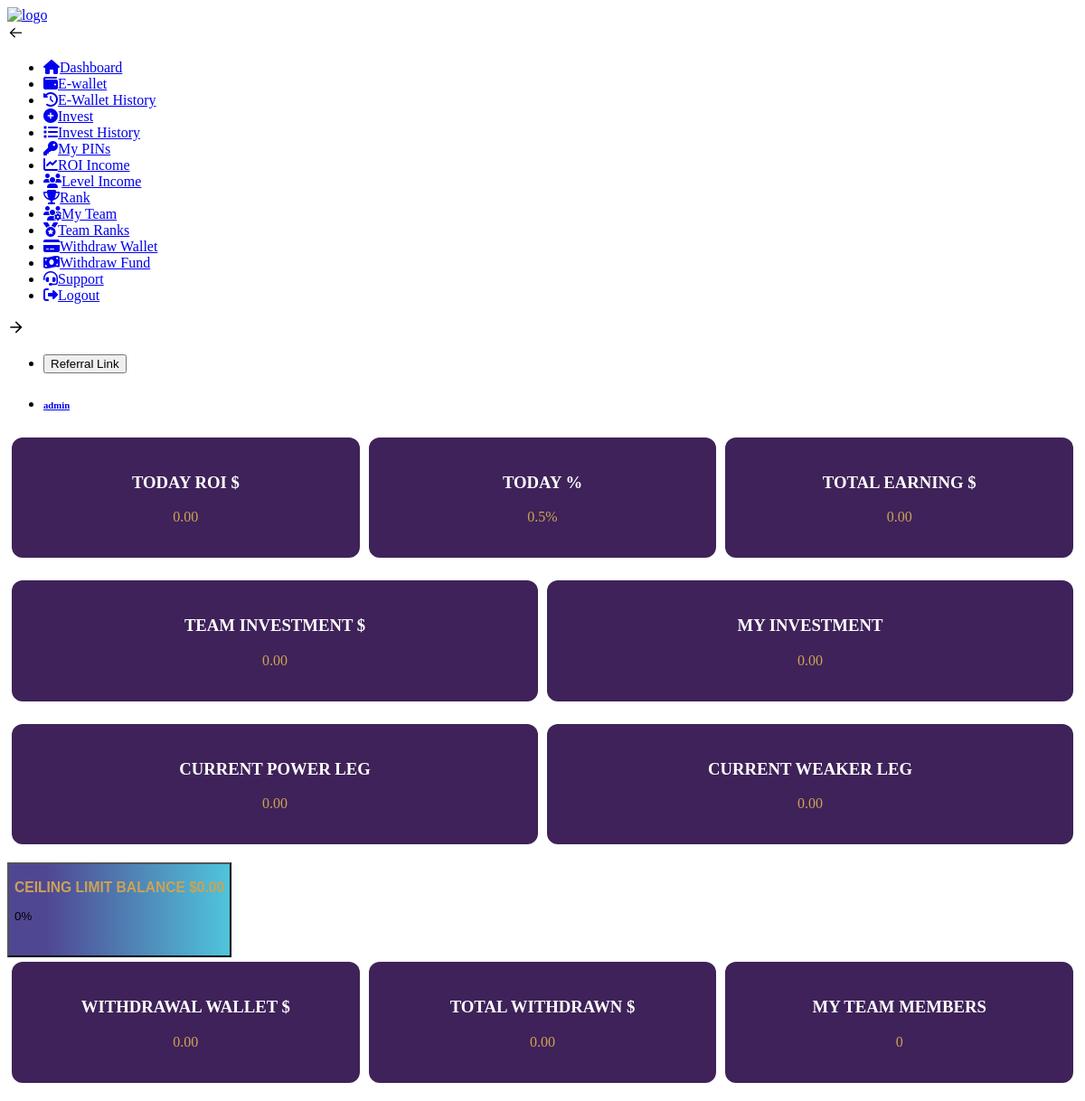
/dashboard.php (signed in), run on the app's committed database.
### tables this page shows
CREATE TABLE IF NOT EXISTS `users` (
  `id` INT AUTO_INCREMENT PRIMARY KEY,
  `username` VARCHAR(50) UNIQUE NOT NULL,
  `full_name` VARCHAR(100) DEFAULT NULL,
  `phone` VARCHAR(20) DEFAULT NULL,
  `email` VARCHAR(100) UNIQUE NOT NULL,
  `password` VARCHAR(255) NOT NULL,
  `sponsor_id` INT DEFAULT NULL,
  `placement_id` INT DEFAULT NULL,
  `position` ENUM('left', 'right') DEFAULT NULL,
  `rank_id` INT DEFAULT 0,
  `total_investment` DECIMAL(15, 2) DEFAULT 0.00,
  `left_leg_business` DECIMAL(15, 2) DEFAULT 0.00,
  `right_leg_business` DECIMAL(15, 2) DEFAULT 0.00,
  `rank_income_days` INT DEFAULT 0,
  `status` ENUM('active', 'inactive', 'suspended') DEFAULT 'active',
  `created_at` TIMESTAMP DEFAULT CURRENT_TIMESTAMP,
  FOREIGN KEY (`sponsor_id`) REFERENCES `users`(`id`),
  FOREIGN KEY (`placement_id`) REFERENCES `users`(`id`)
);

### dashboard.php (the view, shortened to what this page needs)
<?php
$db = Database::getInstance()->getConnection();
$userId = $_SESSION['user_id'];
$stmt = $db->prepare("SELECT * FROM users WHERE id = ?");
$stmt->execute([$userId]);
$user = $stmt->fetch();
$stmt = $db->prepare("SELECT
    (SELECT COALESCE(SUM(amount), 0) FROM transactions WHERE user_id = ? AND type = 'ROI' AND DATE(created_at) = CURDATE()) as today_roi,
    (SELECT COALESCE(SUM(amount), 0) FROM transactions WHERE user_id = ? AND type IN ('ROI', 'LEVEL_INCOME', 'RANK_INCOME')) as total_earning,
    (SELECT COALESCE(SUM(net_amount), 0) FROM transactions WHERE user_id = ?) as wallet_balance,
    (SELECT COALESCE(SUM(amount), 0) FROM transactions WHERE user_id = ? AND type = 'WITHDRAWAL') as total_withdrawn
");
$stmt->execute([$userId, $userId, $userId, $userId]);
$stats = $stmt->fetch();
$stmt = $db->prepare("SELECT COUNT(*) as team_count FROM genealogy WHERE parent_id = ?");
$stmt->execute([$userId]);
$team = $stmt->fetch();
$stmt = $db->prepare("SELECT SUM(total_investment) as team_investment FROM users u JOIN genealogy g ON u.id = g.user_id WHERE g.parent_id = ?");
$stmt->execute([$userId]);
$team_inv = $stmt->fetch();
$config = require __DIR__ . '/includes/config.php';
$maxCap = $user['total_investment'] * $config['id_cap_multiplier'];
$ceilingBalance = max(0, $maxCap - $stats['total_earning']);
$progressPercent = ($maxCap > 0) ? min(100, ($stats['total_earning'] / $maxCap) * 100) : 0;
include __DIR__ . '/includes/header.php';
?>
<div class="container-fluid content-inner dashboard-inner pb-5 p-3">
    <div class="row p-0">
        <div class="account-overview">
            <div class="overview-row">
                <div class="overview-box">
                    <h3>TODAY ROI $</h3>
                    <p class="text-primary mt-2"><?php echo number_format($stats['today_roi'], 2); ?></p>
                </div>
                <div class="overview-box">
                    <h3>TODAY %</h3>
                    <p class="text-primary mt-2">0.5%</p>
                </div>
                <div class="overview-box">
                    <h3>TOTAL EARNING $</h3>
                    <p class="text-primary mt-2"><?php echo number_format($stats['total_earning'], 2); ?></p>
                </div>
            </div>
            <div class="overview-row">
                <div class="overview-box">
                    <h3>TEAM INVESTMENT $</h3>
                    <p class="text-primary mt-2"><?php echo number_format($team_inv['team_investment'] ?? 0, 2); ?></p>
                </div>
                <div class="overview-box">
                    <h3>MY INVESTMENT</h3>
                    <p class="text-primary mt-2"><?php echo number_format($user['total_investment'], 2); ?></p>
                </div>
            </div>
            <div class="overview-row">
                <div class="overview-box">
                    <h3 class="text-upercase">CURRENT POWER LEG</h3>
                    <p class="text-primary mt-2"><?php echo number_format(max($user['left_leg_business'], $user['right_leg_business']), 2); ?></p>
                </div>
                <div class="overview-box">
                    <h3 class="text-upercase">CURRENT WEAKER LEG</h3>
                    <p class="text-primary mt-2"><?php echo number_format(min($user['left_leg_business'], $user['right_leg_business']), 2); ?></p>
                </div>
            </div>
        </div>
    </div>
    <div class="container-fluid">
        <button type="button" class="btn btn-secondary w-100 mb-2 text-uppercase" style="background: linear-gradient(90deg, rgb(80 71 147) 17%, rgb(79 194 218) 98%);">
            <h3 class="text-center pt-5 pb-5 mb-3 text-uppercase" style="color: #cca354 !important;">CEILING LIMIT BALANCE $<?php echo number_format($ceilingBalance, 2); ?></h3>
            <div class="progress" style="height: 50px">
                <div class="progress-bar text-bg-success" style="width: <?php echo $progressPercent; ?>%"><?php echo round($progressPercent); ?>%</div>
            </div>
        </button>
    </div>
    <div class="row p-0 mt-4">
        <div class="account-overview">
            <div class="overview-row">
                <div class="overview-box">
                    <h3>WITHDRAWAL WALLET $</h3>
                    <p class="text-primary mt-2"><?php echo number_format($stats['wallet_balance'], 2); ?></p>
                </div>
                <div class="overview-box">
                    <h3>TOTAL WITHDRAWN $</h3>
                    <p class="text-primary mt-2"><?php echo number_format($stats['total_withdrawn'], 2); ?></p>
                </div>
                <div class="overview-box">
                    <h3>MY TEAM MEMBERS</h3>
                    <p class="text-primary mt-2"><?php echo $team['team_count']; ?></p>
                </div>
            </div>
        </div>
    </div>
</div>
<?php include __DIR__ . '/includes/footer.php'; ?>

### includes/header.php (shortened to what this page needs)
<!doctype html>
<html lang="en" data-bs-theme="light">
<head>
  <link rel="stylesheet" href="https://optimusinfinity.com/assets/css/core/libs.min.css">
  <link rel="stylesheet" href="https://optimusinfinity.com/assets/css/coinex.min.css?v=4.1.0">
  <link rel="stylesheet" href="https://optimusinfinity.com/assets/css/custom.min.css?v=4.1.0">
  <link rel="stylesheet" href="https://optimusinfinity.com/assets/css/customized.css">
  <link rel="stylesheet" href="https://cdnjs.cloudflare.com/ajax/libs/font-awesome/6.4.0/css/all.min.css">
</head>
<body class=" ">
  <?php include __DIR__ . '/sidebar.php'; ?>
  <main class="main-content">
    <div class="position-relative">
      <nav class="nav navbar navbar-expand-lg navbar-light iq-navbar" style="background:#ffffff;">
        <div class="container-fluid navbar-inner">
          <div class="sidebar-toggle" data-toggle="sidebar" data-active="true">
            <i class="icon">
              <svg width="20px" height="20px" viewBox="0 0 24 24">
                <path fill="currentColor" d="M4,11V13H16L10.5,18.5L11.92,19.92L19.84,12L11.92,4.08L10.5,5.5L16,11H4Z"></path>
              </svg>
            </i>
          </div>
          <div class="collapse navbar-collapse" id="navbarSupportedContent">
            <ul class="navbar-nav ms-auto navbar-list mb-2 mb-lg-0 align-items-center">
              <li class="nav-item">
                <button type="button" id="copy_btn" class="text-white btn btn-sm me-2 btn-primary">
                  Referral Link
                </button>
              </li>
              <li class="nav-item dropdown">
                <a class="nav-link py-0 d-flex align-items-center" href="#" id="navbarDropdown" role="button" data-bs-toggle="dropdown">
                  <div class="caption ms-3">
                    <h6 class="mb-0 caption-title"><?php echo htmlspecialchars($user['username'] ?? 'User'); ?></h6>
                  </div>
                </a>
              </li>
            </ul>
          </div>
        </div>
      </nav>
    </div>

### includes/header.php (style rules this page uses)
body { background: #fff; }
.text-primary { color: #cca354 !important; }
.overview-box { background: #3f2259; color: #fff; padding: 20px; border-radius: 12px; text-align: center; flex: 1; margin: 5px; }
.overview-row { display: flex; justify-content: space-between; margin-bottom: 15px; }

### data on the page
users: username "admin", total_investment "0.00", left_leg_business "0.00", total_investment "0"

### other printed values
$stats['today_roi'] "0.00"
$stats['total_earning'] "0.00"
$team_inv['team_investment'] "0.00"
$stats['wallet_balance'] "0.00"
$stats['total_withdrawn'] "0.00"
$team['team_count'] "0"
